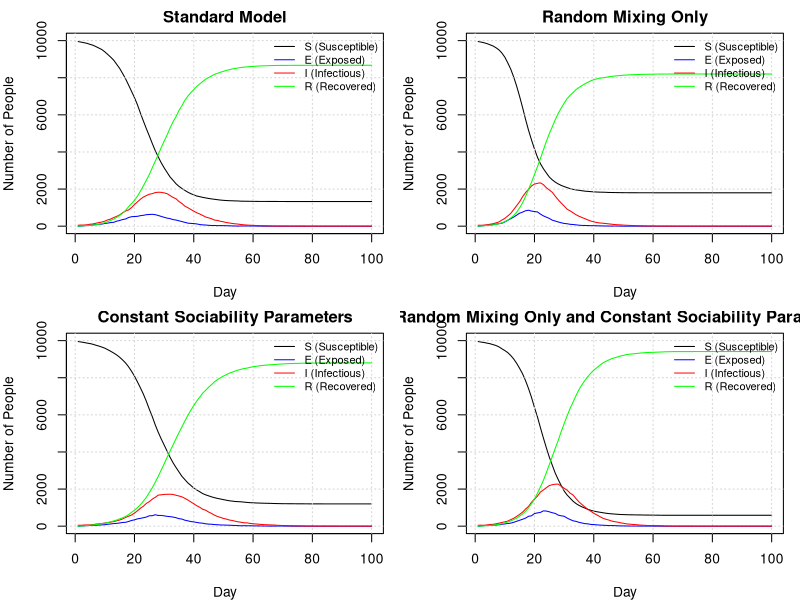

This chart was generated by the following R code:
###########################################################
# File:    Submission.R
# Authors: Colin McDonagh (s2213748), Matthew Poole (s2892092), James Horn (s2304075)
# Date:    2025-10-15
# Github URL: https://github.com/JTHorn-eng/Extended-Stats-Programming-Assignment-2/blob/main/Submission.R
###########################################################
#
### About
#
# This document is the code to run an SEIR model and prints the plots of 4 
# different implementations of the model. The program primarily uses two 
# functions to do this: get.net() and seir(). This SEIR model can account for 
# different transmission rates between people sharing houses of different sizes,
# social networks of different sizes, and random mixing. The housing sharing 
# assumes a uniform distribution of house sizes and the social networks allow 
# for variable social network sizes, depending on their 'sociability' parameter.
# The code concludes with a commentary on the 4 different models. 
# 
#
#
### Contributions:
#
# All members attended the majority of workshops and communicated remotely about 
# progress made outside of class time.
#
# Colin McDonagh (33 %) Wrote the majority of the nseir function and led the 
#                       commentary of the different models  
#                      
# Matthew Poole  (34 %) Wrote the code to distribute people to houses, optimised 
#                       the get.net function and nseir function
#                      
# James Horn     (33 %) Wrote the original get.net function and wrote the plot 
#                       function 
#                     


get.net = function(beta, h, nc=15) {
  #' Creates a list of vectors, with each vector at position i containing the 
  #' indices of people that person i is connected with socially. This is done by 
  #' looping through each person, calculating their network based on the 
  #' probability they are connected to someone else, and then recording these 
  #' values at position i of the list, and then recording the value i at each 
  #' index of the list of the person in the social network.
  #' @param beta A list of n uniform random deviates
  #' @param h    A vector of length n describing who shares houses
  #' @param nc  A value dictating the average number of connections per person.
  #' 
  #' @return a list of vectors, with the vector at position i being the social 
  #' network of person i.
  
  # Define the number of people to consider
  n <- length(h)
  
  # Create a list of vectors for who shares a house with who, as people sharing 
  # houses cannot be in the same social network.
  house_network <- lapply(h, function(x) which(x == h))
  
  # Generate an empty list to populate with connections
  social_network <- vector("list",n)
  
  # Calculates a constant used inside a loop once for efficiency to calculate 
  # the probability that two people are connected socially.
  k <- nc*beta/(mean(beta)^2*(n-1))
  
  # loop through each person in the network
  for (i in 1:(n-1)) {
    # Create probabilities that person i is connected with each other person. 
    # Only consider person i and onwards as these values will be symmetric.
    network_probs <- c(rep(0,i), beta[i]*k[(i+1):n]) 
    
    # Create probabilities to compare the network probs with.
    # The first i values are 1 as the first (i-1) have already been assigned 
    # networks, and person i cannot be in a network with themself. 
    probs <- c(rep(1,i), runif(n-i))
    
    # Assign the indices of people sharing a network to a vector, and exclude 
    # anyone who lives with them
    social_indices <- which(network_probs > probs)[-house_network[[i]]]
    
    # append the indices of people in person i's network to the list
    social_network[[i]] <- c(social_network[[i]], social_indices)
    
    # append person i to the network of each person in person i's network
    social_network[social_indices] <- lapply(social_network[social_indices], 
                                             function(x) c(x, i))
  }
  
  return(social_network)
}


nseir <- function(beta,h,alink,alpha=c(.1,.01,.01),delta=.2,gamma=.4,nc=15, 
                  nt = 100,pinf = .005) {
  #' This function implements and simulates the SEIR model described in the 
  #' introduction to this document for a given set of parameter values. It 
  #' calculates the amount of people that are in the susceptible, exposed, 
  #' infected, and recovered classes each day based on households, a personal 
  #' social network, and a random interaction network (where households and the 
  #' personal networks are disjoint). 
  #' @param beta  A list of uniform random deviates
  #' @param h     A vector indexing who shares houses
  #' @param alink A list of vectors, with the vector at position i being the 
  #'              social network of person i.
  #' @param alpha A vector of parameters for alpha_h, alpha_c, and alpha_r (as 
  #'              described above) respectively.
  #' @param delta The probability that an infected individual transfers from the 
  #'              infected class to the recovered class each day.
  #' @param gamma The probability that an exposed individual transfers from the 
  #'              exposed class to the infected class each day.
  #' @param n_c   A value of the average number of personal connections per person.
  #' @param nt    The number of days to simulate the model over.
  #' @param pinf  The proportion of the population infected at the start of the 
  #'              simulation.
  #' 
  #' @return A list of vectors, where these vectors contain the number of people 
  #'          in the susceptible class, exposed class, infected class, recovered 
  #'          class, and the day these correspond to respectively.
  
  # Sets the number of people in the model
  n <- length(h)
  
  # Initialise the vectors we will return from this function
  S <- E <- I <- R <- t_vec <- rep(0,nt)
  
  # Create a vector to contain the class of each individual each day
  x <- rep(0, n)
  
  # Randomly sample the initial infected people from our population
  x[sample(1:n, round(n * pinf))] <- 2
  
  # Find the initial number of susceptible and infected people
  S[1] <- sum(x==0); I[1] <- sum(x==2)
  
  # Calculates a constant to be used inside a loop once for efficiency. This will
  # be used to calculate the proability of being exposed through random mixing.
  k <- (alpha[3]*nc*beta) / (mean(beta)^2*(n-1))
  
  # Iterate the following over each day in the simulation
  for (t in 2:nt){
    
    # Initialise a vector to store the people exposed by each infected person
    exp_vector <- vector("list", length=length(which(x==2)))
    
    # Iterate over each infected person to find out which susceptible people are
    # exposed by at least one infected person
    for (i in which(x==2)){
      
      # Reset the indices of susceptible people infected after each iteration
      shce <- snce <- srce <- numeric(0)
      
      # Only consider the household model if the user specifies this
      if(alpha[1]>0){
        # Find indices of susceptible people in a household with infected person i
        shc <- which((h==h[i])&x==0)
        # Samples whether people in shc are exposed (by household) by person i
        shce <- shc[runif(length(shc))<=alpha[1]]
      }
      
      
      # Only consider the contact network if the user specifies this
      if(alpha[2]>0){
        # Find indices of susceptible people in a contact network with infected 
        # person i
        nc <- alink[[i]]
        snc <- nc[which(x[nc]==0)]
        
        # Samples whether people in snce are exposed (by contact network) by person i
        snce <- snc[runif(length(snc))<=alpha[2]]
      }
      
      
      # Only consider the random network if the user specifies this
      if(alpha[3]>0){
        # Finds indices of susceptible people
        src <- which(x==0)
        # Samples whether people in src are exposed (by random network) by person i
        srce <- src[runif(length(src)) <= beta[i]*k[src]]
      } 
      
      # Append unique people exposed by person i to a running list
      exp_vector[[i]] <- unique(c(shce, snce, srce))
    }
    
    # Find the unique susceptible people exposed on day t by any infected person
    any_exp_vector <- unique(unlist(exp_vector))
    
    # Susceptible people transition to exposed class as calculated above
    x[any_exp_vector] <- 1
    
    # Create uniform random deviates for transition probabilities of other states.
    u <- runif(n)
    
    # Infected people transition to recovered with class probability delta            
    x[x==2&u<delta] <- 3 
    # Exposed people transition to infected class with probability gamma
    x[x==1&u<gamma] <- 2  
    

    
    # Sum the total people in each class and increment the day
    S[t] <- sum(x==0); E[t] <- sum(x==1)
    I[t] <- sum(x==2); R[t] <- sum(x==3)
    t_vec[t] <- t
  }  
  
  # Return the list of susceptible, exposed, infected, and recovered people on 
  # each day and the vector of day indices
  return(list(S=S,E=E,I=I,R=R,t=t_vec))
}

plot_seir = function(seir_results_list, n, title = 'SEIR Model Results') {

    #' Plots a list of SEIR model results in a 2x2 grid layout, showing the
    #' evolution of SEIR (Susceptible, Exposed, Infectious, Recovered) 
    #' compartments for one or more simulation results. Each element of
    #' `seir_results_list` should be a list containing vectors `S`, `E`,
    #' `I`, and `R` representing daily counts of individuals in each state.
    #' 
    #' @param seir_results_list A list of all model results
    #' @param n the population size for each plot's y-axis
    #' @param title optional title for overall window

    # Generate the grid layout with margin outside layout for legend
    par(mfrow = c(2, 2), mar = c(4, 4, 2, 1))

    # Create subplot titles
    plot_titles <- c(
      'Standard Model'
      ,'Random Mixing Only'
      ,'Constant Sociability Parameters'
      ,'Random Mixing Only and Constant Sociability Parameters'
    )

    for (i in seq_along(seir_results_list)) {

        par(xpd=FALSE)
        
        # Obtain results timeframe in days
        seir_results <- seir_results_list[[i]]
        n_days <- length(seir_results$S)
        days <- 1:n_days

        # Generate line graphs for each class member of the population per day
        plot(
            days
            , seir_results$S
            , type = "l"
            , col = "black"
            , ylim = c(0, n)
            , xlab = "Day"
            , ylab = "Number of People"
            , main = plot_titles[i]
        )

        grid()
      
        lines(days, seir_results$E, col = "blue")
        lines(days, seir_results$I, col = "red")
        lines(days, seir_results$R, col = "green")

        legend("topright",
              inset = c(0, 0),
              legend = c("S (Susceptible)", "E (Exposed)", "I (Infectious)", 
                         "R (Recovered)"),
              col = c("black", "blue", "red", "green"),
              lty = 1,
              xpd = NA,
              bty = "n",
              cex = 0.8
          )
    }

    # End layout plotting
    par(xpd = NA)

    # Add a title for the overall window
    mtext(title, outer = TRUE, line = 1, cex = 1.2)
}


# Run models
# Specify the number of people in the simulation and the maximum number of 
# people in a given household
n = 10000; hmax = 5

# Simulate beta values as standard uniform random deviates
beta <- runif(n)

# Simulate a vector of household contacts
h1 <- rep(rep(1:n, sample(1:hmax,n, replace=TRUE)), length.out=n)

# Simulate personal network information
alink <- get.net(runif(n), h1, 15)


# Create a list of models (using nseir) to compare
results_list <- list(

    # Standard model with personal, household, and random mixing
    nseir(beta, h1, alink)

    # Run model with random mixing only
    ,nseir(beta, h1, alink, alpha=c(0, 0, 0.04))
    
    # Run model with constant sociability parameters for each person
    ,nseir(beta=rep(mean(beta),n), h1, alink)
    
    # Run model with constant sociability parameters for each person and only 
    # consider random mixing
    ,nseir(beta=rep(mean(beta),n), h1, alink, alpha=c(0, 0, 0.04))

)
plot_seir(results_list, n)

################################################################################
#'
###' Model Comparison
#'
##' Household, Contact Network, and Random Network Models vs Random Network Only Models:
# ------------------------------------------------------------------------------
#' According to the results, the standard models that take into account housing and
#' network structure have the longest amount of time until the peak infection, as 
#' well as the lowest peak of infections. This is likely because the housing and 
#' contact network structure introduce more variability into the probability of 
#' individuals being infected. As a result, people have more variable expected times 
#' until infection, creating a more diffuse infection distribution. The random 
#' mixing only models likely underestimate the time it takes until reaching the 
#' peak of infection, and can also overestimate or underestimate the overall number
#' of individuals infected (depending on if sociability variability is considered).
#' 
#' The random mixing model with constant sociability parameters has a slightly longer
#' expected time until peak infection when compared to the random mixing model with 
#' variable sociability parameters. This is potentially because the "sociable" 
#' sub-population is likely to get infected quickly (due to having more personal 
#' contacts as well as more random contacts). We note that the random mixing only 
#' model with variable sociability parameters infects the least amount of people. 
#' This is likely due to those with a low sociability score being unlikely to become 
#' infected at all, due to no contact networks or households infecting them alongside 
#' low odds of becoming infected in the random network, capping the infection's 
#' severity. 
#' 
#' Finally, we note that the standard models perform very similarly, this could 
#' be due to the household contacts and contact networks encoding social variability
#' implicitly into the model, even when "sociability parameters" are taken to be 
#' constant.
#' 
#' The inferences made above would, however, require further testing (e.g. plotting
#' the infection rates of the three methods of infection) to make them more concrete.
